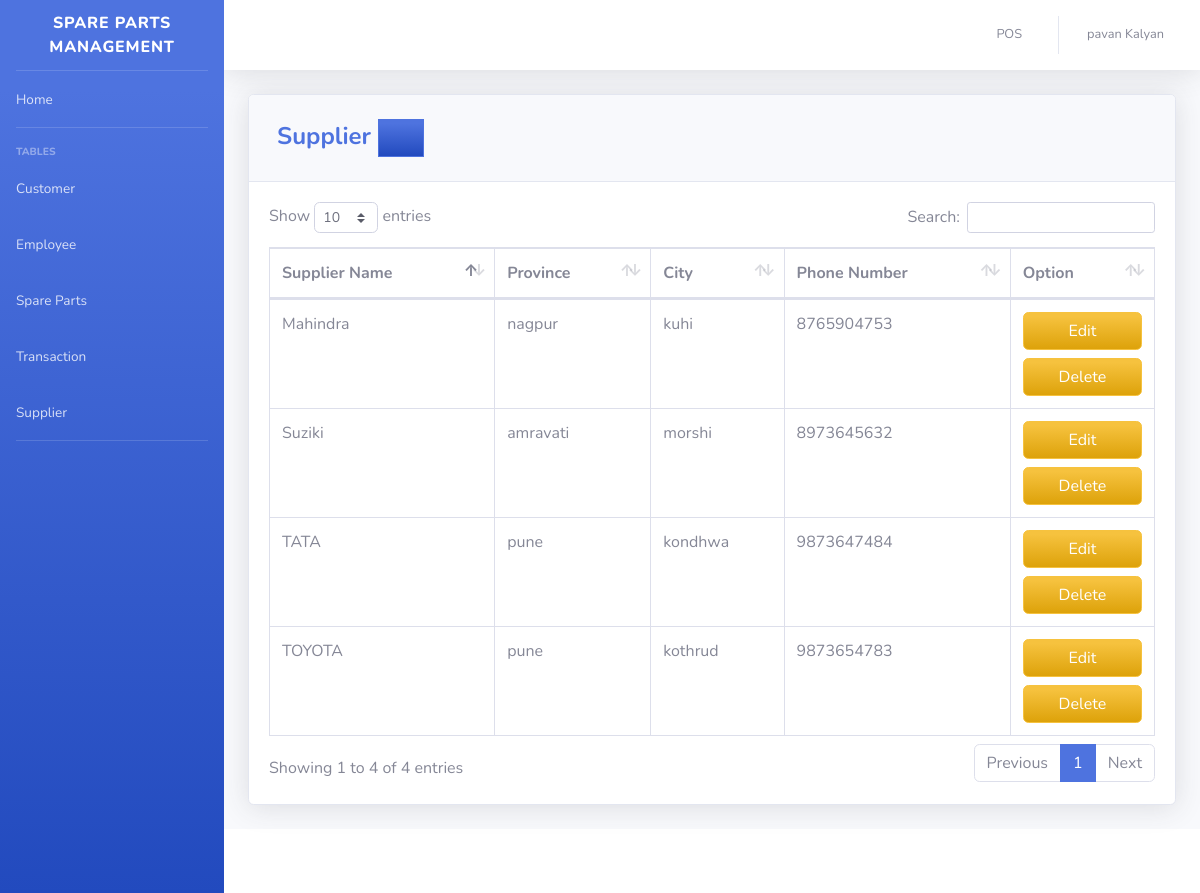
/pages/supplier.php (signed in), run on the app's committed database.
### tables this page shows
CREATE TABLE `supplier` (
  `SUPPLIER_ID` int(11) NOT NULL,
  `COMPANY_NAME` varchar(50) DEFAULT NULL,
  `LOCATION_ID` int(11) NOT NULL,
  `PHONE_NUMBER` varchar(11) DEFAULT NULL
);

CREATE TABLE `location` (
  `LOCATION_ID` int(11) NOT NULL,
  `PROVINCE` varchar(100) DEFAULT NULL,
  `CITY` varchar(100) DEFAULT NULL
);

### pages/supplier.php (the view, shortened to what this page needs)
<?php
include'../includes/connection.php';
include'../includes/sidebar.php';
?>
            <div class="card shadow mb-4">
            <div class="card-header py-3">
              <h4 class="m-2 font-weight-bold text-primary">Supplier&nbsp;<a  href="#" data-toggle="modal" data-target="#supplierModal" type="button" class="btn btn-primary bg-gradient-primary" style="border-radius: 0px;"><i class="fas fa-fw fa-plus"></i></a></h4>
            </div>
            <div class="card-body">
              <div class="table-responsive">
                <table class="table table-bordered" id="dataTable" width="100%" cellspacing="0">
               <thead>
                   <tr>
                       <th>Supplier Name</th>
                       <th>Province</th>
                       <th>City</th>
                       <th>Phone Number</th>
                       <th>Option</th>
                   </tr>
               </thead>
          <tbody>
<?php
    $query = 'SELECT SUPPLIER_ID, COMPANY_NAME, l.PROVINCE, l.CITY, PHONE_NUMBER FROM supplier s join location l on s.LOCATION_ID=l.LOCATION_ID';
        $result = mysqli_query($db, $query) or die (mysqli_error($db));
            while ($row = mysqli_fetch_assoc($result)) {
                echo '<tr>';
                echo '<td>'. $row['COMPANY_NAME'].'</td>';
                echo '<td>'. $row['PROVINCE'].'</td>';
                echo '<td>'. $row['CITY'].'</td>';
                echo '<td>'. $row['PHONE_NUMBER'].'</td>';
                      echo '<td align="right">
                                  <a type="button" class="btn btn-warning bg-gradient-warning btn-block" href="sup_edit.php?action=edit & id='.$row['SUPPLIER_ID']. '">
                                    </i> Edit
                                  </a>
								  <a type="button" class="btn btn-warning bg-gradient-warning btn-block" href="sup_del.php?action=del & id='.$row['SUPPLIER_ID']. '">
                                   </i> Delete
									</a>
                            </div>
                          </div> </td>';
                        }
?>
<?php
include'../includes/footer.php';
?>

### data on the page
supplier: COMPANY_NAME "TATA", LOCATION_ID.PROVINCE "pune", LOCATION_ID.CITY "kondhwa", PHONE_NUMBER "9873647484"
supplier: COMPANY_NAME "TOYOTA", LOCATION_ID.PROVINCE "pune", LOCATION_ID.CITY "kothrud", PHONE_NUMBER "9873654783"
supplier: COMPANY_NAME "Mahindra", LOCATION_ID.PROVINCE "nagpur", LOCATION_ID.CITY "kuhi", PHONE_NUMBER "8765904753"
supplier: COMPANY_NAME "Suziki", LOCATION_ID.PROVINCE "amravati", LOCATION_ID.CITY "morshi", PHONE_NUMBER "8973645632"

### other printed values
$_SESSION['FIRST_NAME'] "pavan"
$_SESSION['LAST_NAME'] "Kalyan"
